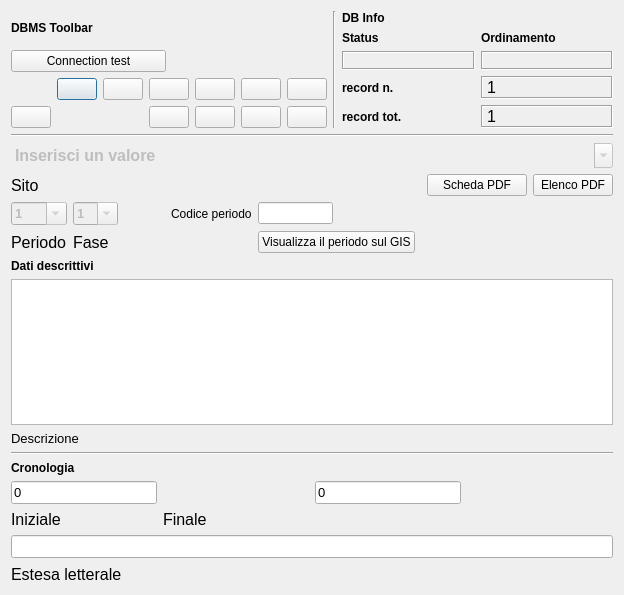
<?xml version="1.0" encoding="UTF-8"?>
<ui version="4.0">
 <class>DialogPeriodoFase</class>
 <widget class="QDialog" name="DialogPeriodoFase">
  <property name="geometry">
   <rect>
    <x>0</x>
    <y>0</y>
    <width>624</width>
    <height>595</height>
   </rect>
  </property>
  <property name="minimumSize">
   <size>
    <width>540</width>
    <height>400</height>
   </size>
  </property>
  <property name="windowTitle">
   <string>pyArchInit Gestione Scavi - Periodizzazione di scavo</string>
  </property>
  <property name="windowIcon">
   <iconset resource="resources.qrc">
    <normaloff>:/images/iconSite.png</normaloff>:/images/iconSite.png</iconset>
  </property>
  <layout class="QGridLayout" name="gridLayout_9">
   <item row="0" column="0">
    <layout class="QHBoxLayout" name="horizontalLayout">
     <item>
      <layout class="QGridLayout" name="gridLayout_2">
       <item row="0" column="0">
        <widget class="QLabel" name="label_29">
         <property name="font">
          <font>
           <weight>75</weight>
           <bold>true</bold>
          </font>
         </property>
         <property name="text">
          <string>DBMS Toolbar</string>
         </property>
        </widget>
       </item>
       <item row="2" column="0" colspan="2">
        <layout class="QGridLayout" name="gridLayout">
         <item row="0" column="5">
          <widget class="QPushButton" name="pushButton_first_rec">
           <property name="toolTip">
            <string>First rec</string>
           </property>
           <property name="text">
            <string/>
           </property>
           <property name="icon">
            <iconset resource="resources.qrc">
             <normaloff>:/images/5_leftArrows.png</normaloff>:/images/5_leftArrows.png</iconset>
           </property>
          </widget>
         </item>
         <item row="0" column="7">
          <widget class="QPushButton" name="pushButton_next_rec">
           <property name="toolTip">
            <string>Next rec</string>
           </property>
           <property name="text">
            <string/>
           </property>
           <property name="icon">
            <iconset resource="resources.qrc">
             <normaloff>:/images/6_rightArrow.png</normaloff>:/images/6_rightArrow.png</iconset>
           </property>
          </widget>
         </item>
         <item row="0" column="8">
          <widget class="QPushButton" name="pushButton_last_rec">
           <property name="toolTip">
            <string>Last rec</string>
           </property>
           <property name="text">
            <string/>
           </property>
           <property name="icon">
            <iconset resource="resources.qrc">
             <normaloff>:/images/7_rightArrows.png</normaloff>:/images/7_rightArrows.png</iconset>
           </property>
          </widget>
         </item>
         <item row="0" column="9">
          <widget class="QPushButton" name="pushButton_new_rec">
           <property name="font">
            <font>
             <pointsize>9</pointsize>
            </font>
           </property>
           <property name="toolTip">
            <string>New record</string>
           </property>
           <property name="text">
            <string/>
           </property>
           <property name="icon">
            <iconset resource="resources.qrc">
             <normaloff>:/images/newrec.png</normaloff>:/images/newrec.png</iconset>
           </property>
          </widget>
         </item>
         <item row="0" column="10">
          <widget class="QPushButton" name="pushButton_save">
           <property name="font">
            <font>
             <pointsize>9</pointsize>
            </font>
           </property>
           <property name="toolTip">
            <string>Save</string>
           </property>
           <property name="text">
            <string/>
           </property>
           <property name="icon">
            <iconset resource="resources.qrc">
             <normaloff>:/images/b_save.png</normaloff>:/images/b_save.png</iconset>
           </property>
           <property name="autoDefault">
            <bool>false</bool>
           </property>
          </widget>
         </item>
         <item row="1" column="7">
          <widget class="QPushButton" name="pushButton_new_search">
           <property name="font">
            <font>
             <pointsize>9</pointsize>
            </font>
           </property>
           <property name="toolTip">
            <string>new search</string>
           </property>
           <property name="text">
            <string/>
           </property>
           <property name="icon">
            <iconset resource="resources.qrc">
             <normaloff>:/images/new_search.png</normaloff>:/images/new_search.png</iconset>
           </property>
          </widget>
         </item>
         <item row="1" column="8">
          <widget class="QPushButton" name="pushButton_search_go">
           <property name="font">
            <font>
             <pointsize>9</pointsize>
            </font>
           </property>
           <property name="toolTip">
            <string>search !!!</string>
           </property>
           <property name="text">
            <string/>
           </property>
           <property name="icon">
            <iconset resource="resources.qrc">
             <normaloff>:/images/search.png</normaloff>:/images/search.png</iconset>
           </property>
          </widget>
         </item>
         <item row="1" column="9">
          <widget class="QPushButton" name="pushButton_sort">
           <property name="font">
            <font>
             <pointsize>9</pointsize>
            </font>
           </property>
           <property name="toolTip">
            <string>Order by</string>
           </property>
           <property name="text">
            <string/>
           </property>
           <property name="icon">
            <iconset resource="resources.qrc">
             <normaloff>:/images/sort.png</normaloff>:/images/sort.png</iconset>
           </property>
          </widget>
         </item>
         <item row="1" column="10">
          <widget class="QPushButton" name="pushButton_view_all">
           <property name="font">
            <font>
             <pointsize>9</pointsize>
            </font>
           </property>
           <property name="toolTip">
            <string>View alls records</string>
           </property>
           <property name="text">
            <string/>
           </property>
           <property name="icon">
            <iconset resource="resources.qrc">
             <normaloff>:/images/view_all.png</normaloff>:/images/view_all.png</iconset>
           </property>
          </widget>
         </item>
         <item row="1" column="2">
          <widget class="QPushButton" name="pushButton_delete">
           <property name="enabled">
            <bool>true</bool>
           </property>
           <property name="font">
            <font>
             <pointsize>9</pointsize>
            </font>
           </property>
           <property name="toolTip">
            <string>Delete record</string>
           </property>
           <property name="text">
            <string/>
           </property>
           <property name="icon">
            <iconset resource="resources.qrc">
             <normaloff>:/images/delete.png</normaloff>:/images/delete.png</iconset>
           </property>
          </widget>
         </item>
         <item row="0" column="6">
          <widget class="QPushButton" name="pushButton_prev_rec">
           <property name="toolTip">
            <string>Prev rec</string>
           </property>
           <property name="text">
            <string/>
           </property>
           <property name="icon">
            <iconset resource="resources.qrc">
             <normaloff>:/images/4_leftArrow.png</normaloff>:/images/4_leftArrow.png</iconset>
           </property>
          </widget>
         </item>
        </layout>
       </item>
       <item row="1" column="0">
        <widget class="QPushButton" name="pushButton_connect">
         <property name="text">
          <string>Connection test</string>
         </property>
        </widget>
       </item>
      </layout>
     </item>
     <item>
      <widget class="Line" name="line_6">
       <property name="orientation">
        <enum>Qt::Vertical</enum>
       </property>
      </widget>
     </item>
     <item>
      <layout class="QGridLayout" name="gridLayout_5">
       <item row="0" column="0">
        <widget class="QLabel" name="label_42">
         <property name="font">
          <font>
           <weight>75</weight>
           <bold>true</bold>
          </font>
         </property>
         <property name="autoFillBackground">
          <bool>true</bool>
         </property>
         <property name="text">
          <string>DB Info</string>
         </property>
        </widget>
       </item>
       <item row="1" column="0">
        <layout class="QGridLayout" name="gridLayout_4">
         <item row="0" column="1">
          <widget class="QLabel" name="label_43">
           <property name="font">
            <font>
             <pointsize>9</pointsize>
             <weight>75</weight>
             <bold>true</bold>
            </font>
           </property>
           <property name="text">
            <string>Ordinamento</string>
           </property>
           <property name="margin">
            <number>0</number>
           </property>
          </widget>
         </item>
         <item row="1" column="0">
          <widget class="QLabel" name="label_status">
           <property name="minimumSize">
            <size>
             <width>40</width>
             <height>0</height>
            </size>
           </property>
           <property name="font">
            <font>
             <pointsize>10</pointsize>
             <weight>75</weight>
             <bold>true</bold>
            </font>
           </property>
           <property name="cursor">
            <cursorShape>ForbiddenCursor</cursorShape>
           </property>
           <property name="mouseTracking">
            <bool>false</bool>
           </property>
           <property name="contextMenuPolicy">
            <enum>Qt::DefaultContextMenu</enum>
           </property>
           <property name="frameShape">
            <enum>QFrame::Box</enum>
           </property>
           <property name="frameShadow">
            <enum>QFrame::Sunken</enum>
           </property>
           <property name="text">
            <string/>
           </property>
           <property name="alignment">
            <set>Qt::AlignCenter</set>
           </property>
           <property name="margin">
            <number>0</number>
           </property>
          </widget>
         </item>
         <item row="1" column="1">
          <widget class="QLabel" name="label_sort">
           <property name="font">
            <font>
             <pointsize>10</pointsize>
             <weight>75</weight>
             <bold>true</bold>
            </font>
           </property>
           <property name="cursor">
            <cursorShape>ForbiddenCursor</cursorShape>
           </property>
           <property name="mouseTracking">
            <bool>false</bool>
           </property>
           <property name="contextMenuPolicy">
            <enum>Qt::DefaultContextMenu</enum>
           </property>
           <property name="frameShape">
            <enum>QFrame::Box</enum>
           </property>
           <property name="frameShadow">
            <enum>QFrame::Sunken</enum>
           </property>
           <property name="text">
            <string/>
           </property>
           <property name="alignment">
            <set>Qt::AlignCenter</set>
           </property>
           <property name="margin">
            <number>0</number>
           </property>
          </widget>
         </item>
         <item row="0" column="0">
          <widget class="QLabel" name="label_34">
           <property name="font">
            <font>
             <pointsize>9</pointsize>
             <weight>75</weight>
             <bold>true</bold>
            </font>
           </property>
           <property name="text">
            <string>Status</string>
           </property>
           <property name="margin">
            <number>0</number>
           </property>
          </widget>
         </item>
        </layout>
       </item>
       <item row="2" column="0">
        <layout class="QGridLayout" name="gridLayout_3">
         <item row="0" column="0">
          <widget class="QLabel" name="label_27">
           <property name="font">
            <font>
             <pointsize>9</pointsize>
             <weight>75</weight>
             <bold>true</bold>
            </font>
           </property>
           <property name="text">
            <string>record n.</string>
           </property>
           <property name="margin">
            <number>0</number>
           </property>
          </widget>
         </item>
         <item row="0" column="1">
          <widget class="QLabel" name="label_rec_corrente">
           <property name="font">
            <font>
             <family>Microsoft Sans Serif</family>
             <pointsize>12</pointsize>
            </font>
           </property>
           <property name="cursor">
            <cursorShape>ForbiddenCursor</cursorShape>
           </property>
           <property name="mouseTracking">
            <bool>false</bool>
           </property>
           <property name="contextMenuPolicy">
            <enum>Qt::DefaultContextMenu</enum>
           </property>
           <property name="frameShape">
            <enum>QFrame::Box</enum>
           </property>
           <property name="frameShadow">
            <enum>QFrame::Sunken</enum>
           </property>
           <property name="text">
            <string>1</string>
           </property>
          </widget>
         </item>
         <item row="1" column="0">
          <widget class="QLabel" name="label_28">
           <property name="font">
            <font>
             <pointsize>9</pointsize>
             <weight>75</weight>
             <bold>true</bold>
            </font>
           </property>
           <property name="text">
            <string>record tot.</string>
           </property>
           <property name="margin">
            <number>0</number>
           </property>
          </widget>
         </item>
         <item row="1" column="1">
          <widget class="QLabel" name="label_rec_tot">
           <property name="font">
            <font>
             <family>Microsoft Sans Serif</family>
             <pointsize>12</pointsize>
            </font>
           </property>
           <property name="cursor">
            <cursorShape>ForbiddenCursor</cursorShape>
           </property>
           <property name="mouseTracking">
            <bool>false</bool>
           </property>
           <property name="contextMenuPolicy">
            <enum>Qt::DefaultContextMenu</enum>
           </property>
           <property name="frameShape">
            <enum>QFrame::Box</enum>
           </property>
           <property name="frameShadow">
            <enum>QFrame::Sunken</enum>
           </property>
           <property name="text">
            <string>1</string>
           </property>
          </widget>
         </item>
        </layout>
       </item>
      </layout>
     </item>
    </layout>
   </item>
   <item row="1" column="0">
    <widget class="Line" name="line_8">
     <property name="font">
      <font>
       <weight>75</weight>
       <bold>true</bold>
      </font>
     </property>
     <property name="orientation">
      <enum>Qt::Horizontal</enum>
     </property>
    </widget>
   </item>
   <item row="2" column="0">
    <layout class="QGridLayout" name="gridLayout_7">
     <item row="0" column="0" rowspan="3" colspan="8">
      <widget class="QComboBox" name="comboBox_sito">
       <property name="enabled">
        <bool>false</bool>
       </property>
       <property name="font">
        <font>
         <pointsize>12</pointsize>
         <weight>75</weight>
         <bold>true</bold>
        </font>
       </property>
       <property name="mouseTracking">
        <bool>true</bool>
       </property>
       <property name="contextMenuPolicy">
        <enum>Qt::NoContextMenu</enum>
       </property>
       <property name="editable">
        <bool>true</bool>
       </property>
       <property name="maxVisibleItems">
        <number>99999</number>
       </property>
       <property name="maxCount">
        <number>2147483647</number>
       </property>
       <property name="frame">
        <bool>false</bool>
       </property>
       <item>
        <property name="text">
         <string>Inserisci un valore</string>
        </property>
       </item>
      </widget>
     </item>
     <item row="3" column="0">
      <widget class="QLabel" name="label">
       <property name="font">
        <font>
         <pointsize>12</pointsize>
        </font>
       </property>
       <property name="text">
        <string>Sito</string>
       </property>
      </widget>
     </item>
     <item row="6" column="0">
      <widget class="QComboBox" name="comboBox_periodo">
       <property name="enabled">
        <bool>false</bool>
       </property>
       <property name="font">
        <font>
         <pointsize>10</pointsize>
         <weight>75</weight>
         <bold>true</bold>
        </font>
       </property>
       <property name="autoFillBackground">
        <bool>false</bool>
       </property>
       <property name="editable">
        <bool>true</bool>
       </property>
       <property name="maxVisibleItems">
        <number>15</number>
       </property>
       <property name="maxCount">
        <number>15</number>
       </property>
       <item>
        <property name="text">
         <string>1</string>
        </property>
       </item>
       <item>
        <property name="text">
         <string>2</string>
        </property>
       </item>
       <item>
        <property name="text">
         <string>3</string>
        </property>
       </item>
       <item>
        <property name="text">
         <string>4</string>
        </property>
       </item>
       <item>
        <property name="text">
         <string>5</string>
        </property>
       </item>
       <item>
        <property name="text">
         <string>6</string>
        </property>
       </item>
       <item>
        <property name="text">
         <string>7</string>
        </property>
       </item>
       <item>
        <property name="text">
         <string>8</string>
        </property>
       </item>
       <item>
        <property name="text">
         <string>9</string>
        </property>
       </item>
       <item>
        <property name="text">
         <string>10</string>
        </property>
       </item>
       <item>
        <property name="text">
         <string>11</string>
        </property>
       </item>
       <item>
        <property name="text">
         <string>13</string>
        </property>
       </item>
       <item>
        <property name="text">
         <string>15</string>
        </property>
       </item>
      </widget>
     </item>
     <item row="6" column="1">
      <widget class="QComboBox" name="comboBox_fase">
       <property name="enabled">
        <bool>false</bool>
       </property>
       <property name="font">
        <font>
         <pointsize>10</pointsize>
         <weight>75</weight>
         <bold>true</bold>
        </font>
       </property>
       <property name="editable">
        <bool>true</bool>
       </property>
       <item>
        <property name="text">
         <string>1</string>
        </property>
       </item>
       <item>
        <property name="text">
         <string>2</string>
        </property>
       </item>
       <item>
        <property name="text">
         <string>3</string>
        </property>
       </item>
       <item>
        <property name="text">
         <string>4</string>
        </property>
       </item>
       <item>
        <property name="text">
         <string>5</string>
        </property>
       </item>
       <item>
        <property name="text">
         <string>6</string>
        </property>
       </item>
       <item>
        <property name="text">
         <string>7</string>
        </property>
       </item>
       <item>
        <property name="text">
         <string>8</string>
        </property>
       </item>
       <item>
        <property name="text">
         <string>9</string>
        </property>
       </item>
       <item>
        <property name="text">
         <string>10</string>
        </property>
       </item>
       <item>
        <property name="text">
         <string>11</string>
        </property>
       </item>
       <item>
        <property name="text">
         <string>12</string>
        </property>
       </item>
       <item>
        <property name="text">
         <string>13</string>
        </property>
       </item>
       <item>
        <property name="text">
         <string>14</string>
        </property>
       </item>
       <item>
        <property name="text">
         <string>15</string>
        </property>
       </item>
      </widget>
     </item>
     <item row="7" column="1">
      <widget class="QLabel" name="label_8">
       <property name="font">
        <font>
         <pointsize>12</pointsize>
        </font>
       </property>
       <property name="text">
        <string>Fase</string>
       </property>
      </widget>
     </item>
     <item row="7" column="0">
      <widget class="QLabel" name="label_7">
       <property name="font">
        <font>
         <pointsize>12</pointsize>
        </font>
       </property>
       <property name="text">
        <string>Periodo</string>
       </property>
      </widget>
     </item>
     <item row="6" column="4">
      <widget class="QLineEdit" name="lineEdit_codice_periodo">
       <property name="maximumSize">
        <size>
         <width>75</width>
         <height>16777215</height>
        </size>
       </property>
      </widget>
     </item>
     <item row="6" column="3">
      <widget class="QLabel" name="label_2">
       <property name="text">
        <string>Codice periodo</string>
       </property>
      </widget>
     </item>
     <item row="6" column="7">
      <spacer name="horizontalSpacer_6">
       <property name="orientation">
        <enum>Qt::Horizontal</enum>
       </property>
       <property name="sizeHint" stdset="0">
        <size>
         <width>40</width>
         <height>20</height>
        </size>
       </property>
      </spacer>
     </item>
     <item row="6" column="6">
      <spacer name="horizontalSpacer_7">
       <property name="orientation">
        <enum>Qt::Horizontal</enum>
       </property>
       <property name="sizeHint" stdset="0">
        <size>
         <width>100</width>
         <height>20</height>
        </size>
       </property>
      </spacer>
     </item>
     <item row="6" column="2">
      <spacer name="horizontalSpacer_9">
       <property name="orientation">
        <enum>Qt::Horizontal</enum>
       </property>
       <property name="sizeHint" stdset="0">
        <size>
         <width>40</width>
         <height>20</height>
        </size>
       </property>
      </spacer>
     </item>
     <item row="7" column="4">
      <widget class="QPushButton" name="pushButton_show_periodo">
       <property name="text">
        <string>Visualizza il periodo sul GIS</string>
       </property>
      </widget>
     </item>
     <item row="3" column="7">
      <widget class="QPushButton" name="pushButton_pdf_lista_exp">
       <property name="text">
        <string>Elenco PDF</string>
       </property>
      </widget>
     </item>
     <item row="3" column="6">
      <widget class="QPushButton" name="pushButton_pdf_scheda_exp">
       <property name="text">
        <string>Scheda PDF</string>
       </property>
       <property name="icon">
        <iconset>
         <normaloff>:/images/pdf-icon.jpg</normaloff>:/images/pdf-icon.jpg</iconset>
       </property>
      </widget>
     </item>
    </layout>
   </item>
   <item row="3" column="0">
    <layout class="QVBoxLayout" name="verticalLayout_2">
     <item>
      <layout class="QGridLayout" name="gridLayout_6">
       <item row="3" column="0" colspan="2">
        <widget class="QLabel" name="label_6">
         <property name="font">
          <font>
           <pointsize>10</pointsize>
          </font>
         </property>
         <property name="text">
          <string>Descrizione </string>
         </property>
        </widget>
       </item>
       <item row="4" column="0" rowspan="2" colspan="4">
        <widget class="Line" name="line_10">
         <property name="font">
          <font>
           <weight>75</weight>
           <bold>true</bold>
          </font>
         </property>
         <property name="orientation">
          <enum>Qt::Horizontal</enum>
         </property>
        </widget>
       </item>
       <item row="9" column="0">
        <widget class="QLabel" name="label_38">
         <property name="font">
          <font>
           <weight>75</weight>
           <bold>true</bold>
          </font>
         </property>
         <property name="text">
          <string>Cronologia </string>
         </property>
        </widget>
       </item>
       <item row="10" column="0">
        <widget class="QLineEdit" name="lineEdit_cron_iniz">
         <property name="font">
          <font>
           <pointsize>10</pointsize>
          </font>
         </property>
         <property name="text">
          <string>0</string>
         </property>
        </widget>
       </item>
       <item row="11" column="0">
        <widget class="QLabel" name="label_37">
         <property name="font">
          <font>
           <pointsize>12</pointsize>
          </font>
         </property>
         <property name="text">
          <string>Iniziale </string>
         </property>
        </widget>
       </item>
       <item row="11" column="1">
        <widget class="QLabel" name="label_14">
         <property name="font">
          <font>
           <pointsize>12</pointsize>
          </font>
         </property>
         <property name="text">
          <string>Finale </string>
         </property>
        </widget>
       </item>
       <item row="2" column="0" colspan="4">
        <widget class="QTextEdit" name="textEdit_descrizione_per">
         <property name="font">
          <font>
           <pointsize>10</pointsize>
          </font>
         </property>
        </widget>
       </item>
       <item row="10" column="2">
        <widget class="QLineEdit" name="lineEdit_cron_fin">
         <property name="font">
          <font>
           <pointsize>10</pointsize>
          </font>
         </property>
         <property name="text">
          <string>0</string>
         </property>
        </widget>
       </item>
       <item row="10" column="1">
        <spacer name="horizontalSpacer_3">
         <property name="orientation">
          <enum>Qt::Horizontal</enum>
         </property>
         <property name="sizeHint" stdset="0">
          <size>
           <width>38</width>
           <height>19</height>
          </size>
         </property>
        </spacer>
       </item>
       <item row="10" column="3">
        <spacer name="horizontalSpacer_4">
         <property name="orientation">
          <enum>Qt::Horizontal</enum>
         </property>
         <property name="sizeHint" stdset="0">
          <size>
           <width>40</width>
           <height>20</height>
          </size>
         </property>
        </spacer>
       </item>
       <item row="1" column="0">
        <widget class="QLabel" name="label_13">
         <property name="font">
          <font>
           <weight>75</weight>
           <bold>true</bold>
          </font>
         </property>
         <property name="text">
          <string>Dati descrittivi</string>
         </property>
        </widget>
       </item>
      </layout>
     </item>
     <item>
      <layout class="QGridLayout" name="gridLayout_8">
       <item row="0" column="0" colspan="2">
        <widget class="QLineEdit" name="lineEdit_per_estesa">
         <property name="font">
          <font>
           <pointsize>10</pointsize>
          </font>
         </property>
         <property name="text">
          <string/>
         </property>
        </widget>
       </item>
       <item row="1" column="0">
        <widget class="QLabel" name="label_25">
         <property name="font">
          <font>
           <pointsize>12</pointsize>
          </font>
         </property>
         <property name="text">
          <string>Estesa letterale </string>
         </property>
        </widget>
       </item>
       <item row="1" column="1">
        <spacer name="horizontalSpacer_5">
         <property name="orientation">
          <enum>Qt::Horizontal</enum>
         </property>
         <property name="sizeHint" stdset="0">
          <size>
           <width>418</width>
           <height>20</height>
          </size>
         </property>
        </spacer>
       </item>
      </layout>
     </item>
    </layout>
   </item>
  </layout>
 </widget>
 <resources>
  <include location="resources.qrc"/>
 </resources>
 <connections/>
</ui>
